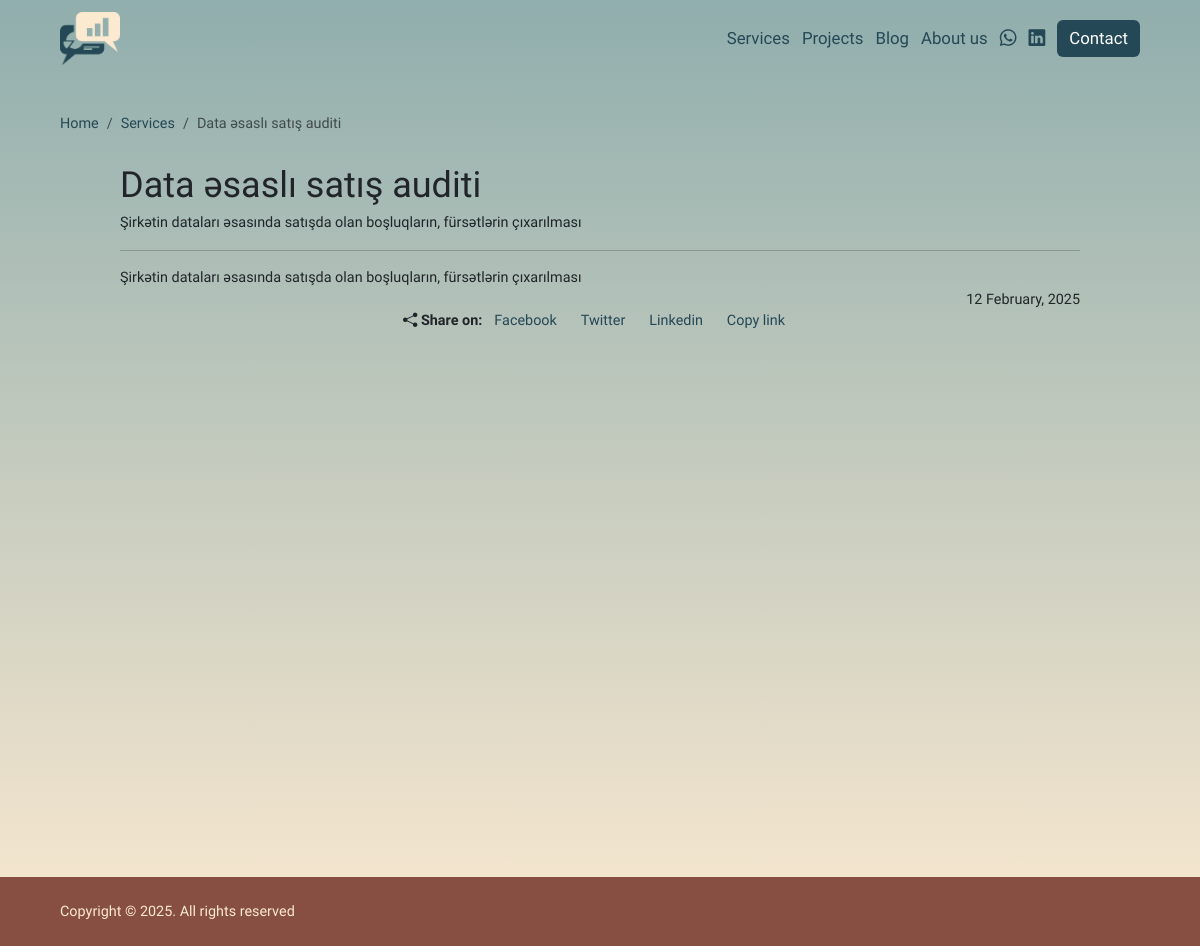
Page /service/data_driven_sales_audit/ on the committed database.
### contents/models.py (models this page shows, shortened)
class Services(models.Model):
    name=models.CharField('Title',max_length=200)
    img=models.URLField('Photo',default='',null=True,blank=True)
    mini_desc=models.TextField('Mini Description',default='')
    desc=RichTextField('Description',default='')
    date=models.DateTimeField(default=timezone.now)
    slug=models.SlugField('Slug',default='')
    class Meta:
        verbose_name = 'Service'
        verbose_name_plural = 'Services'

### contents/views.py (the view)
# urls.py: path('service/<str:slug>/',contentsviews.ServicesDetailView.as_view(),name='post_service'),
class ServicesDetailView(DetailView):
    model=Services
    template_name='post.html'
    context_object_name='services'
    def get_context_data(self, **kwargs):
        context=super(ServicesDetailView,self).get_context_data(**kwargs)
        context['title']=self.object.name
        context.update(common_data())
        return context

### app/utils.py (called while the page is built)
def common_data():
    return{
        'headerwall':HeaderWall.objects.all(),
    }

### templates/post.html (shortened to what this page needs)
{% extends 'base.html' %}
{% load static %}
{% block main %}
    <main>
        <div class="navlinks">
            <nav aria-label="breadcrumb">
                <ol class="breadcrumb">
                    <li class="breadcrumb-item"><a href="{% url 'index' %}">Home</a></li>
                    {% if request.resolver_match.url_name == 'post_service' %}
                        <li class="breadcrumb-item"><a href="{% url 'index' %}">Services</a></li>
                    {% endif  %}
                    <li class="breadcrumb-item active" aria-current="page">{{object.name}}</li>
                </ol>
            </nav>
        </div>
        <div class="postPage">
            <p class="name">{{object.name}}</p>
            <p>{{object.mini_desc}}</p>
            <hr>
            <p>{{object.desc | safe}}</p>
            <p class="date">{{object.date | date:"d F, Y"}}</p>
            <div class="share">
                <p class="shareOn"><i class="bi bi-share-fill"></i> Share on:</p>
                <a href="#" class="socialLink">Facebook</a>
                <a href="#" class="socialLink">Twitter</a>
                <a href="#" class="socialLink">Linkedin</a>
                <a href="#" class="socialLink">Copy link</a>
            </div>
        </div>
    </main>
{% endblock %}

### static/css/style.css (style rules this page uses)
* { margin: 0; padding: 0; }
html { width: 100%; height: 100%; max-width: 1920px; margin: auto; }
body { font-family: "Triodion", serif; font-size: 1.2vw; background: rgb(144, 174, 173); background: linear-gradient(180deg, rgb(144, 174, 173) 0%, rgb(251, 233, 208) 100%); background-attachment: fixed; }
body p { margin: 0; }
body a { text-decoration: none; }
body main { min-height: 100vh; padding-top: 3vw; }
body main .navlinks { margin: 0 5vw; }
body main .navlinks a { color: #244855; }
body main .postPage { margin: 2vw 10vw; }
body main .postPage .name { font-size: 3vw; }
body main .postPage .date { text-align: end; }
body main .postPage .share { display: flex; justify-content: center; }
body main .postPage .share .shareOn { font-weight: bold; white-space: nowrap; }
body main .postPage .share a { margin: 0 1vw; color: #244855; white-space: nowrap; }

### rows in the picture
Services: name "Data əsaslı satış auditi", mini_desc "Şirkətin dataları əsasında satışda olan boşluqların, fürsətlərin çıxarılması", desc "Şirkətin dataları əsasında satışda olan boşluqların, fürsətlərin çıxarılması", date "12 February, 2025"
